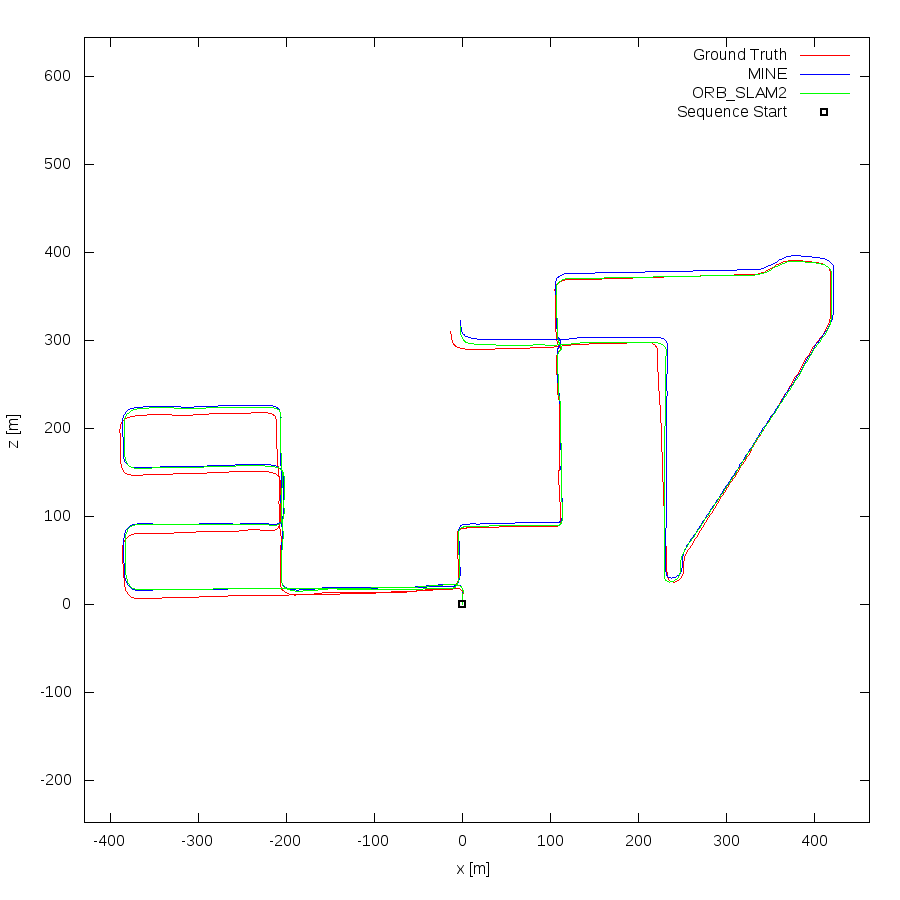

Reproduce this figure in gnuplot.
set term postscript eps enhanced color
set output "08.eps"
set size ratio -1
set xrange [-430:462]
set yrange [-248:644]
set xlabel "x [m]"
set ylabel "z [m]"
plot "08.txt" using 1:2 lc rgb "#FF0000" title 'Ground Truth' w lines,"08.txt" using 3:4 lc rgb "#0000FF" title 'MINE' w lines,"08.txt" using 5:6 lc rgb "#00FF00" title 'ORB_SLAM2' w lines,"< head -1 08.txt" using 1:2 lc rgb "#000000" pt 4 ps 1 lw 2 title 'Sequence Start' w points
